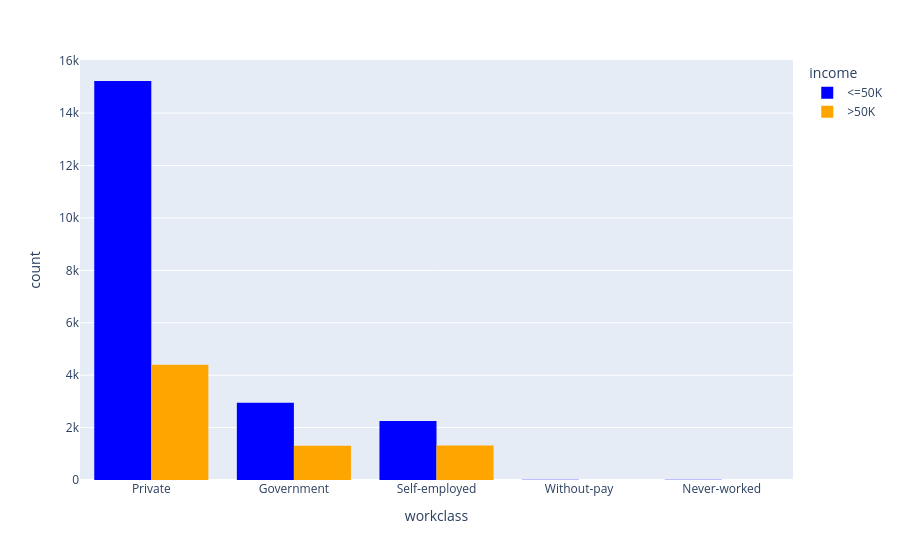

Notebook code cell kept with this figure:
### Markdown cell above
**Interpretation:** The share of `>50K` earners rises steadily with `education.num`, confirming education level as one of the clearest, most monotonic predictors of income in this dataset.

### Code cell
px.histogram(
    df,
    x='workclass',
    color='income',
    barmode='group',
    color_discrete_sequence=['blue', 'orange']
)

### Figure 1 — Plotly figure (JSON) as saved in the notebook; plotly's stock layout.template omitted (floating-point values rounded to 4 significant figures; data arrays with more than 128 entries replaced by an {"elided": "..."} marker saying what was removed)
{"data": [{"alignmentgroup": "True", "bingroup": "x", "hovertemplate": "income=<=50K<br>workclass=%{x}<br>count=%{y}<extra></extra>", "legendgroup": "<=50K", "marker": {"color": "blue", "pattern": {"shape": ""}}, "name": "<=50K", "offsetgroup": "<=50K", "orientation": "v", "showlegend": true, "type": "histogram", "x": {"elided": "21886 str values"}, "xaxis": "x", "yaxis": "y"}, {"alignmentgroup": "True", "bingroup": "x", "hovertemplate": "income=>50K<br>workclass=%{x}<br>count=%{y}<extra></extra>", "legendgroup": ">50K", "marker": {"color": "orange", "pattern": {"shape": ""}}, "name": ">50K", "offsetgroup": ">50K", "orientation": "v", "showlegend": true, "type": "histogram", "x": {"elided": "7210 str values"}, "xaxis": "x", "yaxis": "y"}], "layout": {"barmode": "group", "legend": {"title": {"text": "income"}, "tracegroupgap": 0}, "margin": {"t": 60}, "xaxis": {"anchor": "y", "domain": [0, 1], "title": {"text": "workclass"}}, "yaxis": {"anchor": "x", "domain": [0, 1], "title": {"text": "count"}}}}
